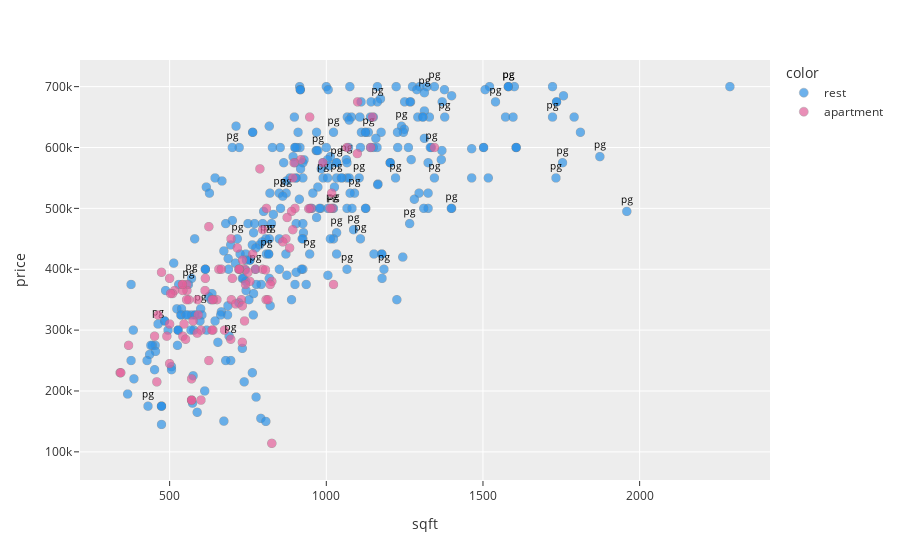

The notebook cell this image was saved under:
### Code cell
# majority of the 2 and 1 bedrooms do not have garden - check if they are apartments
fig = px.scatter(
    data_frame=clean_df,
    x='size',
    y='price',
    color=np.where(clean_df['property_type'].str.to_lowercase().str.contains('apartment').to_numpy(), 'apartment', 'rest'),
    labels={'size' : 'sqft'},
    # trendline='ols',
    color_discrete_sequence=px.colors.qualitative.Dark24,
    text=np.where(clean_df['garden'].str.to_lowercase().str.contains('private').to_numpy(), 'pg', '')

)

fig.update_layout(template='ggplot2', width=900)
fig.update_traces(
    marker=dict(size=9, line=dict(width=0.5, color='grey'), opacity=0.7),
    textposition='top center',
    textfont=dict(size=10, color='black')
)

fig.show()

### Figure 1 — Plotly figure (JSON) as saved in the notebook; plotly's stock layout.template omitted (floating-point values rounded to 4 significant figures; data arrays with more than 128 entries replaced by an {"elided": "..."} marker saying what was removed)
{"data": [{"hovertemplate": "color=rest<br>sqft=%{x}<br>price=%{y}<br>text=%{text}<extra></extra>", "legendgroup": "rest", "marker": {"color": "#2E91E5", "symbol": "circle", "line": {"color": "grey", "width": 0.5}, "opacity": 0.7, "size": 9}, "mode": "markers+text", "name": "rest", "showlegend": true, "text": {"elided": "788 str values"}, "x": {"elided": "788 int values"}, "xaxis": "x", "y": {"elided": "788 int values"}, "yaxis": "y", "type": "scattergl", "textfont": {"color": "black", "size": 10}, "textposition": "top center"}, {"hovertemplate": "color=apartment<br>sqft=%{x}<br>price=%{y}<br>text=%{text}<extra></extra>", "legendgroup": "apartment", "marker": {"color": "#E15F99", "symbol": "circle", "line": {"color": "grey", "width": 0.5}, "opacity": 0.7, "size": 9}, "mode": "markers+text", "name": "apartment", "showlegend": true, "text": {"elided": "262 str values"}, "x": {"elided": "262 int values"}, "xaxis": "x", "y": {"elided": "262 int values"}, "yaxis": "y", "type": "scattergl", "textfont": {"color": "black", "size": 10}, "textposition": "top center"}], "layout": {"xaxis": {"anchor": "y", "domain": [0, 1], "title": {"text": "sqft"}}, "yaxis": {"anchor": "x", "domain": [0, 1], "title": {"text": "price"}}, "legend": {"title": {"text": "color"}, "tracegroupgap": 0}, "margin": {"t": 60}, "width": 900}}
